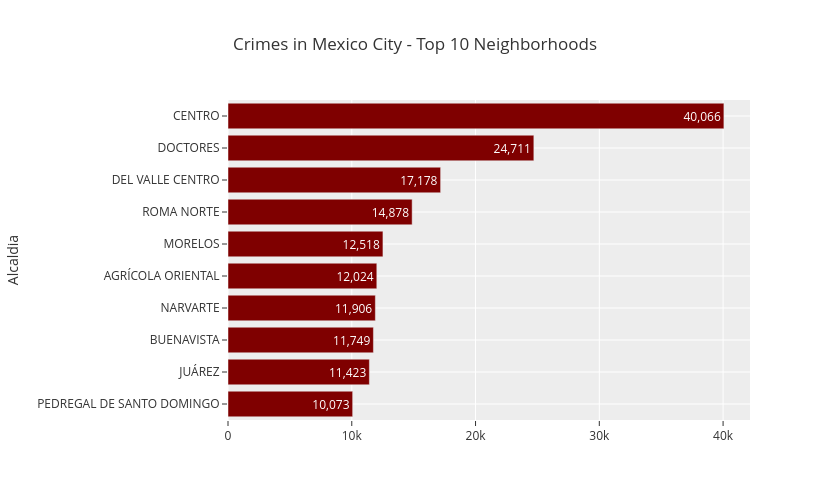

The notebook cell this image was saved under:
### Code cell
#| label: fig-neighborhood
#| fig-cap: "Crimes in Mexico City by Neighborhood"
#| fig-cap-location: margin

fig = px.bar(df_colonia,
             y='colonia_hecho',
             x='crimes',
             orientation='h',
             hover_data=['colonia_hecho','crimes',],
             height=500,
             width=830,
             title='Crimes in Mexico City - Top 10 Neighborhoods',
             template='ggplot2',)

fig.update_layout(
    xaxis=dict(title=dict(text='')),
    yaxis=dict(title=dict(text='Alcaldia')),
    )

fig.update_traces(marker_color='#7f0000',
                 texttemplate = "%{value:,.0f}",)

fig.show()

### Figure 1 — Plotly figure (JSON) as saved in the notebook; plotly's stock layout.template omitted (floating-point values rounded to 4 significant figures)
{"data": [{"alignmentgroup": "True", "hovertemplate": "crimes=%{x}<br>colonia_hecho=%{y}<extra></extra>", "legendgroup": "", "marker": {"color": "#7f0000", "pattern": {"shape": ""}}, "name": "", "offsetgroup": "", "orientation": "h", "showlegend": false, "textposition": "auto", "texttemplate": "%{value:,.0f}", "type": "bar", "x": [10073, 11423, 11749, 11906, 12024, 12518, 14878, 17178, 24711, 40066], "xaxis": "x", "y": ["PEDREGAL DE SANTO DOMINGO", "JUÁREZ", "BUENAVISTA", "NARVARTE", "AGRÍCOLA ORIENTAL", "MORELOS", "ROMA NORTE", "DEL VALLE CENTRO", "DOCTORES", "CENTRO"], "yaxis": "y"}], "layout": {"barmode": "relative", "height": 500, "legend": {"tracegroupgap": 0}, "title": {"text": "Crimes in Mexico City - Top 10 Neighborhoods"}, "width": 830, "xaxis": {"anchor": "y", "domain": [0, 1], "title": {"text": ""}}, "yaxis": {"anchor": "x", "domain": [0, 1], "title": {"text": "Alcaldia"}}}}
